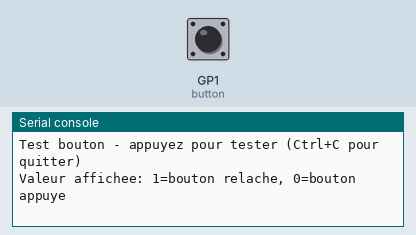
This program was run on a simulated Raspberry Pi Pico running CircuitPython. Shown: the last lines printed to the serial console. The test bench sets the inputs (shaded band); at power-on: GP1 (button) HIGH.

Above: at 1.2 s.
1.3 s: GP1 (button) pulled LOW for 0.15 s
At 1.8 s:
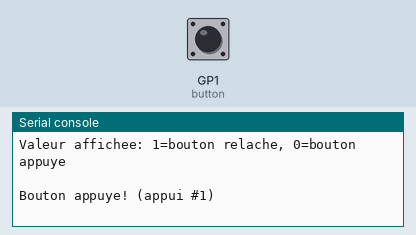
2.9 s: GP1 (button) pulled LOW for 1 s
At 4.2 s:
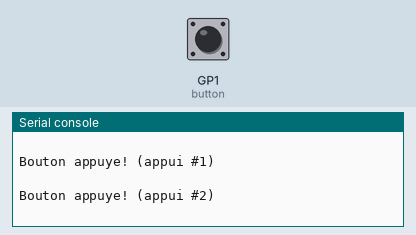
5.4 s: GP1 (button) pulled LOW for 0.15 s
At 5.9 s:
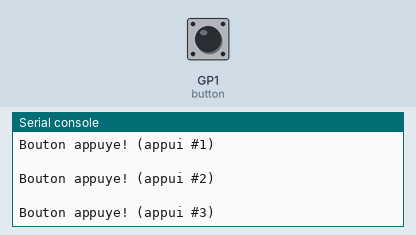

Measured:
- after the input at 1.3 s, the serial console: prints a new line at once (image 1)
- after the input at 2.9 s, the serial console: prints a new line at once (image 2)
- after the input at 5.4 s, the serial console: prints a new line at once (image 3)

The program:

debug_button.py
```python
import board
import digitalio
import time

button = digitalio.DigitalInOut(board.GP1)
button.direction = digitalio.Direction.INPUT
button.pull = digitalio.Pull.UP

print("Test bouton - appuyez pour tester (Ctrl+C pour quitter)")
print("Valeur affichee: 1=bouton relache, 0=bouton appuye")

last_value = button.value
press_count = 0

try:
    while True:
        current_value = button.value

        if current_value != last_value:
            last_value = current_value
            if not current_value:  # Bouton appuyé (False)
                press_count += 1
                print(f"\nBouton appuye! (appui #{press_count})")

        time.sleep(0.01)

except KeyboardInterrupt:
    print(f"\nTotal appuis: {press_count}")
```
